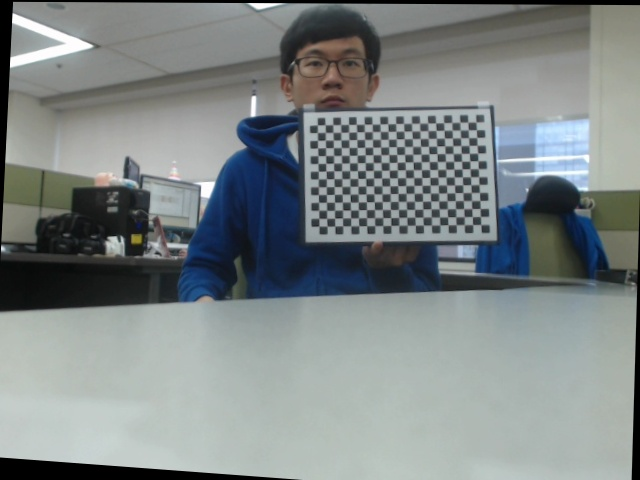
//> input picture Warping/WarpingTest/WarpingTest/image/b.jpg, 640 x 480 px
$ ./reprojection3D   (built with g++ and OpenCV 4, older OpenCV classes emulated)
//> lines starting //> are read from the running program, lines starting //| are printed output that depends on the picture
#if 1

#include <opencv2\core\core.hpp>
#include <opencv2\calib3d\calib3d.hpp>
#include <opencv2\imgproc\imgproc.hpp>
#include <opencv2\highgui\highgui.hpp>
#include <opencv2\contrib\contrib.hpp>
#include <opencv2\features2d\features2d.hpp>
#include <stdio.h>
#include <iostream>
#include <vector>
#include <conio.h>
#include <opencv/cv.h>
#include <opencv/cxcore.h>
#include <opencv/cvaux.h>
#include <opencv2\legacy\legacy.hpp>
#include <opencv2\nonfree\nonfree.hpp>
#include <opencv2\nonfree\features2d.hpp>
#include <chrono>

using namespace cv;
using namespace std;

int main(int argc, char *argv[]){

	cv::initModule_nonfree();
	std::chrono::system_clock::time_point start = std::chrono::system_clock::now();
	// Read the images
	//Mat imgLeft = imread(argv[1], CV_LOAD_IMAGE_GRAYSCALE);
	//Mat imgRight = imread(argv[2], CV_LOAD_IMAGE_GRAYSCALE);
	Mat imgLeft = imread("image/b.jpg", CV_LOAD_IMAGE_GRAYSCALE);
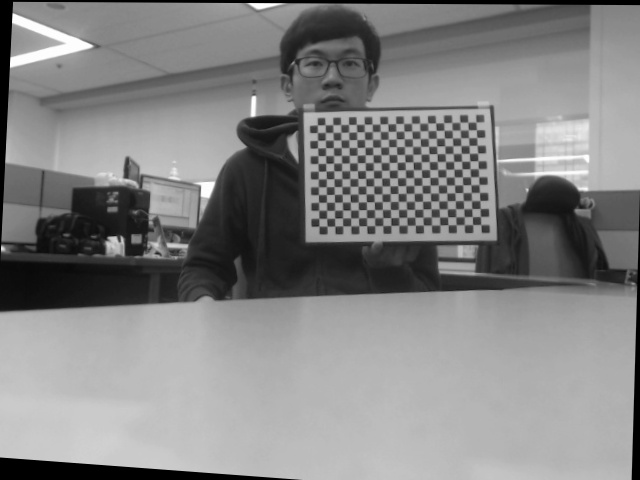
//> imgLeft: 480 rows x 640 cols, CV_8UC1; min 0, max 255, mean 131.8
	Mat imgRight = imread("image/a.jpg", CV_LOAD_IMAGE_GRAYSCALE);
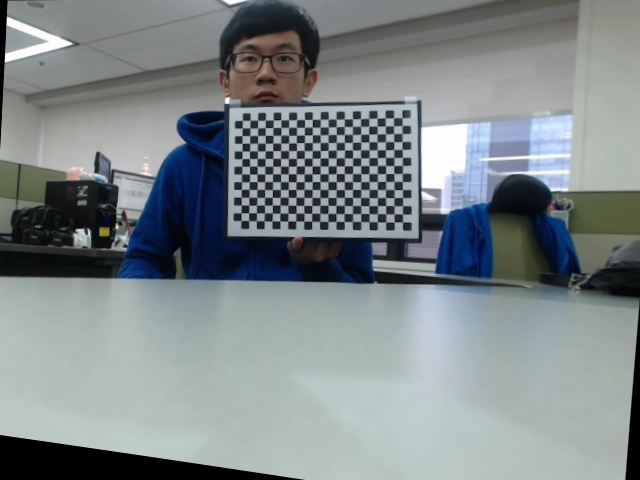
//> input picture Warping/WarpingTest/WarpingTest/image/a.jpg, 640 x 480 px
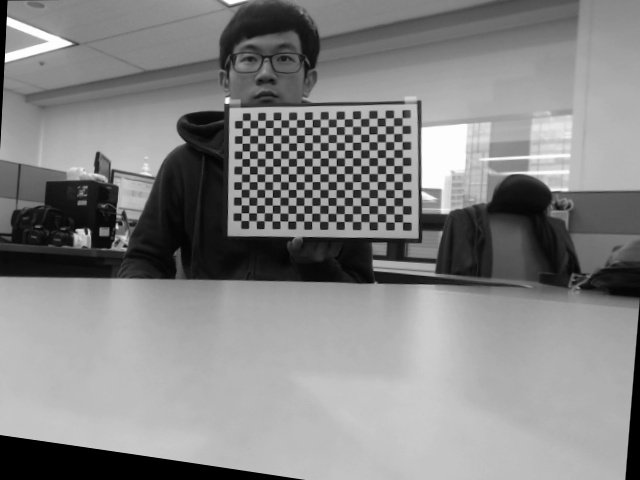
//> imgRight: 480 rows x 640 cols, CV_8UC1; min 0, max 255, mean 132.7
	// check
	if (!imgLeft.data || !imgRight.data)
		return 0;

	// 1] find pair keypoints on both images (SURF, SIFT):::::::::::::::::::::::::::::

	// vector of keypoints
	std::vector<cv::KeyPoint> keypointsLeft;
	std::vector<cv::KeyPoint> keypointsRight;


	// Construct the SURF feature detector object
	cv::SiftFeatureDetector sift(
		0.01, // feature threshold
		10); // threshold to reduce
	// sensitivity to lines
	// Detect the SURF features

	// Detection of the SIFT features
	sift.detect(imgLeft, keypointsLeft);
//> keypointsLeft = 1764 keypoints; strongest (x, y, size): (114, 246, 14), (17, 20, 8), (15, 61, 8.5), (20, 21, 13.5)
	sift.detect(imgRight, keypointsRight);
//> keypointsRight = 1969 keypoints; strongest (x, y, size): (82, 238, 12.9), (11, 22, 7.2), (9, 56, 7.8), (117, 227, 2.9)

	std::cout << "Number of SURF points (1): " << keypointsLeft.size() << std::endl;
//| Number of SURF points (1): 1764
	std::cout << "Number of SURF points (2): " << keypointsRight.size() << std::endl;
//| Number of SURF points (2): 1969

	// 2] compute descriptors of these keypoints (SURF,SIFT) ::::::::::::::::::::::::::

	// Construction of the SURF descriptor extractor
//> (the run ends here: the program needs code that is not available in this run, at `cv::SurfDescriptorExtractor surfDesc;`)
